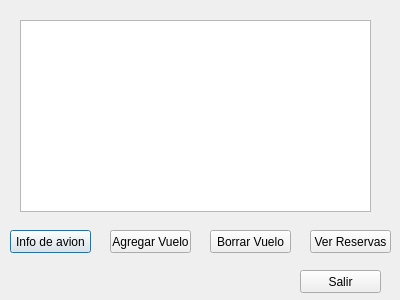
<?xml version="1.0" encoding="UTF-8"?>
<ui version="4.0">
 <class>verVuelosAdmin</class>
 <widget class="QDialog" name="verVuelosAdmin">
  <property name="geometry">
   <rect>
    <x>0</x>
    <y>0</y>
    <width>400</width>
    <height>300</height>
   </rect>
  </property>
  <property name="windowTitle">
   <string>Dialog</string>
  </property>
  <widget class="QListWidget" name="listWidget_verVuelos_A">
   <property name="geometry">
    <rect>
     <x>20</x>
     <y>20</y>
     <width>351</width>
     <height>192</height>
    </rect>
   </property>
  </widget>
  <widget class="QPushButton" name="infoAvion">
   <property name="geometry">
    <rect>
     <x>10</x>
     <y>230</y>
     <width>81</width>
     <height>23</height>
    </rect>
   </property>
   <property name="text">
    <string>Info de avion</string>
   </property>
  </widget>
  <widget class="QPushButton" name="borrarVuelo">
   <property name="geometry">
    <rect>
     <x>210</x>
     <y>230</y>
     <width>81</width>
     <height>23</height>
    </rect>
   </property>
   <property name="text">
    <string>Borrar Vuelo</string>
   </property>
  </widget>
  <widget class="QPushButton" name="agregarVuelo">
   <property name="geometry">
    <rect>
     <x>110</x>
     <y>230</y>
     <width>81</width>
     <height>23</height>
    </rect>
   </property>
   <property name="text">
    <string>Agregar Vuelo</string>
   </property>
  </widget>
  <widget class="QPushButton" name="salir_V_A">
   <property name="geometry">
    <rect>
     <x>300</x>
     <y>270</y>
     <width>81</width>
     <height>23</height>
    </rect>
   </property>
   <property name="text">
    <string>Salir</string>
   </property>
  </widget>
  <widget class="QPushButton" name="verReserva_V_A">
   <property name="geometry">
    <rect>
     <x>310</x>
     <y>230</y>
     <width>81</width>
     <height>23</height>
    </rect>
   </property>
   <property name="text">
    <string>Ver Reservas</string>
   </property>
  </widget>
 </widget>
 <resources/>
 <connections/>
</ui>
